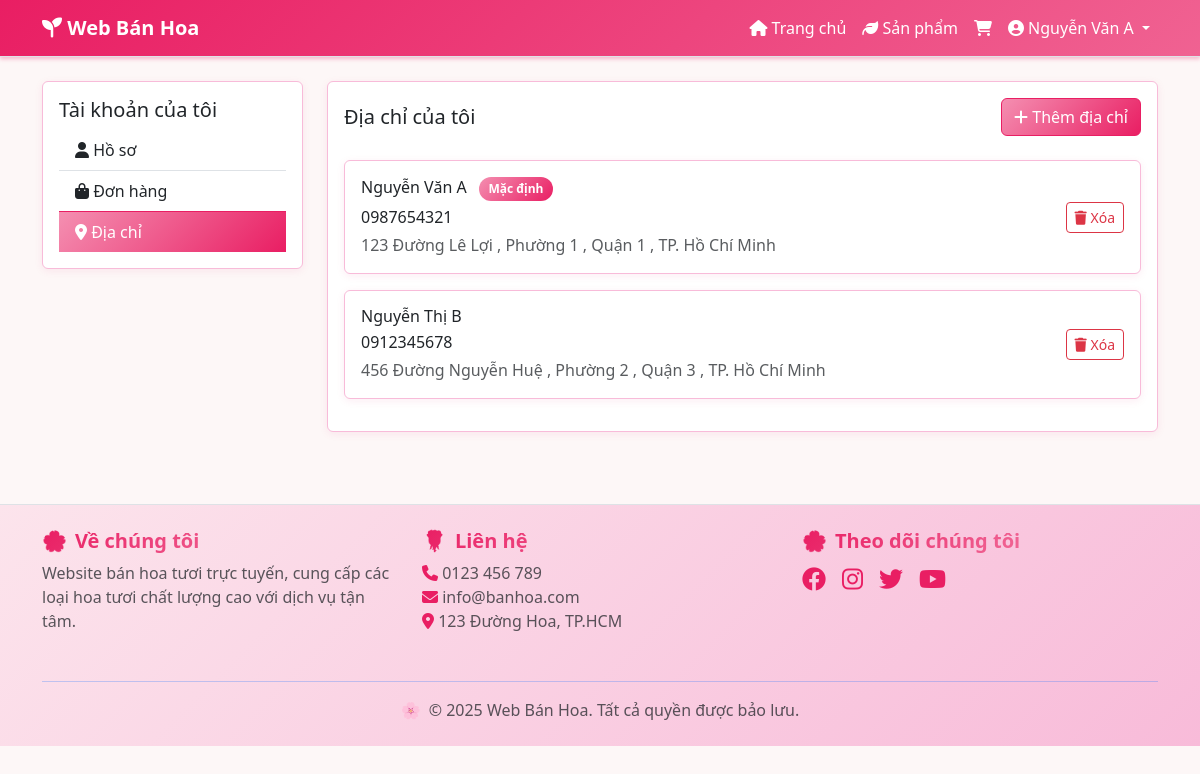
/addresses.php (signed in), run on the app's committed database.
### tables this page shows
CREATE TABLE user_addresses (
    address_id INT AUTO_INCREMENT PRIMARY KEY,
    user_id INT NOT NULL,
    recipient_name VARCHAR(100) NOT NULL, 
    recipient_phone VARCHAR(15) NOT NULL,
    address_line VARCHAR(255) NOT NULL,   
    ward VARCHAR(100),
    district VARCHAR(100),
    city VARCHAR(100),
    is_default BOOLEAN DEFAULT FALSE,     
    created_at TIMESTAMP DEFAULT CURRENT_TIMESTAMP,
    FOREIGN KEY (user_id) REFERENCES users(user_id) ON DELETE CASCADE
);

### config/session.php (called while the page is built, shortened)
<?php
function getCurrentUserId() {
    return $_SESSION['user_id'] ?? null;
}
?>

### models/Address.php (called while the page is built, shortened)
<?php
class Address {
    private $conn;
    private $table = 'user_addresses';
    public function __construct($db) {
        $this->conn = $db;
    }
    public function getUserAddresses($user_id) {
        $query = "SELECT * FROM " . $this->table . " WHERE user_id = ? ORDER BY is_default DESC";
        $stmt = $this->conn->prepare($query);
        $stmt->bind_param("i", $user_id);
        $stmt->execute();
        return $stmt->get_result()->fetch_all(MYSQLI_ASSOC);
    }
}
?>

### addresses.php (the view, shortened to what this page needs)
<?php
require_once 'config/session.php';
$conn = require 'config/database.php';
require_once 'models/Address.php';
$address_model = new Address($conn);
$user_id = getCurrentUserId();
$addresses = $address_model->getUserAddresses($user_id);
?>
<?php include 'views/layout/header.php'; ?>
<div class="container">
    <div class="row">
        <div class="col-md-3">
            <div class="card">
                <div class="card-body">
                    <h5 class="card-title">Tài khoản của tôi</h5>
                    <div class="list-group list-group-flush">
                        <a href="<?php echo APP_URL; ?>/profile.php" class="list-group-item list-group-item-action">
                            <i class="fas fa-user"></i> Hồ sơ
                        </a>
                        <a href="<?php echo APP_URL; ?>/orders.php" class="list-group-item list-group-item-action">
                            <i class="fas fa-shopping-bag"></i> Đơn hàng
                        </a>
                        <a href="<?php echo APP_URL; ?>/addresses.php" class="list-group-item list-group-item-action active">
                            <i class="fas fa-map-marker-alt"></i> Địa chỉ
                        </a>
                    </div>
                </div>
            </div>
        </div>
        <div class="col-md-9">
            <div class="card">
                <div class="card-body">
                    <div class="d-flex justify-content-between align-items-center mb-4">
                        <h5 class="card-title mb-0">Địa chỉ của tôi</h5>
                        <button type="button" class="btn btn-primary" data-bs-toggle="modal" data-bs-target="#addAddressModal">
                            <i class="fas fa-plus"></i> Thêm địa chỉ
                        </button>
                    </div>
                    <?php if (empty($addresses)): ?>
                        <div class="text-center py-5">
                            <i class="fas fa-map-marker-alt fa-3x text-muted mb-3"></i>
                            <h6>Bạn chưa có địa chỉ nào</h6>
                            <p class="text-muted">Thêm địa chỉ để thuận tiện cho việc đặt hàng</p>
                        </div>
                    <?php else: ?>
                        <?php foreach ($addresses as $addr): ?>
                            <div class="card mb-3">
                                <div class="card-body">
                                    <div class="row align-items-center">
                                        <div class="col-md-8">
                                            <h6 class="mb-1">
                                                <?php echo $addr['recipient_name']; ?>
                                                <?php if ($addr['is_default']): ?>
                                                    <span class="badge bg-primary ms-2">Mặc định</span>
                                                <?php endif; ?>
                                            </h6>
                                            <p class="mb-1"><?php echo $addr['recipient_phone']; ?></p>
                                            <p class="text-muted mb-0">
                                                <?php echo $addr['address_line']; ?>
                                                <?php if ($addr['ward']): ?>, <?php echo $addr['ward']; ?><?php endif; ?>
                                                <?php if ($addr['district']): ?>, <?php echo $addr['district']; ?><?php endif; ?>
                                                <?php if ($addr['city']): ?>, <?php echo $addr['city']; ?><?php endif; ?>
                                            </p>
                                        </div>
                                        <div class="col-md-4 text-end">
                                            <form method="POST" class="d-inline">
                                                <button type="submit" name="delete_address" class="btn btn-outline-danger btn-sm"
                                                        onclick="return confirm('Bạn có chắc muốn xóa địa chỉ này?')">
                                                    <i class="fas fa-trash"></i> Xóa
                                                </button>
                                            </form>
                                        </div>
                                    </div>
                                </div>
                            </div>
                        <?php endforeach; ?>
                    <?php endif; ?>
                </div>
            </div>
        </div>
    </div>
</div>
<?php include 'views/layout/footer.php'; ?>

### assets/css/style.css (style rules this page uses)
body { font-family: 'Segoe UI', Tahoma, Geneva, Verdana, sans-serif; background-color: #fdf7f7; }
.card { transition: transform 0.2s ease-in-out; border: 1px solid #f8bbd9; box-shadow: 0 2px 8px rgba(216, 27, 96, 0.08); }
.btn-primary { background: linear-gradient(135deg, #f48fb1, #e91e63); border-color: #e91e63; color: white; }
.bg-primary { background: linear-gradient(135deg, #f48fb1, #e91e63) !important; }
.badge { font-size: 0.75rem; border-radius: 20px; padding: 0.5em 0.8em; }
.badge.bg-primary { background: linear-gradient(135deg, #f48fb1, #e91e63) !important; }
.list-group-item.active { background: linear-gradient(135deg, #f48fb1, #e91e63); border-color: #e91e63; color: white; }
.bg-soft-pink { background-color: #fdf7f7; }

### data on the page
user_addresses: recipient_name "Nguyễn Văn A", is_default "Mặc định", recipient_phone "0987654321", address_line "123 Đường Lê Lợi", ward "Phường 1", district "Quận 1", city "TP. Hồ Chí Minh"
user_addresses: recipient_name "Nguyễn Thị B", recipient_phone "0912345678", address_line "456 Đường Nguyễn Huệ", ward "Phường 2", district "Quận 3", city "TP. Hồ Chí Minh"

### other printed values
$_SESSION['full_name'] "Nguyễn Văn A"
